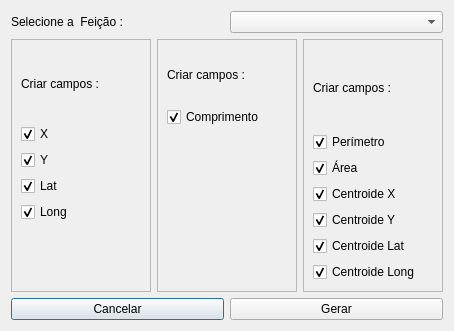
<?xml version="1.0" encoding="UTF-8"?>
<ui version="4.0">
 <class>Dialog</class>
 <widget class="QDialog" name="Dialog">
  <property name="geometry">
   <rect>
    <x>0</x>
    <y>0</y>
    <width>454</width>
    <height>331</height>
   </rect>
  </property>
  <property name="windowTitle">
   <string>Gerador de Campos Virtuais</string>
  </property>
  <layout class="QVBoxLayout" name="verticalLayout_5">
   <item>
    <layout class="QHBoxLayout" name="horizontalLayout_2">
     <item>
      <widget class="QLabel" name="label">
       <property name="text">
        <string>Selecione a  Feição :</string>
       </property>
      </widget>
     </item>
     <item>
      <widget class="QComboBox" name="layersCombo"/>
     </item>
    </layout>
   </item>
   <item>
    <layout class="QHBoxLayout" name="horizontalLayout">
     <item>
      <widget class="QFrame" name="pointFrame">
       <property name="frameShape">
        <enum>QFrame::StyledPanel</enum>
       </property>
       <property name="frameShadow">
        <enum>QFrame::Raised</enum>
       </property>
       <layout class="QVBoxLayout" name="verticalLayout_2">
        <item>
         <widget class="QLabel" name="label_2">
          <property name="text">
           <string>Criar campos :</string>
          </property>
         </widget>
        </item>
        <item>
         <widget class="QCheckBox" name="checkBox">
          <property name="text">
           <string>X</string>
          </property>
          <property name="checked">
           <bool>true</bool>
          </property>
         </widget>
        </item>
        <item>
         <widget class="QCheckBox" name="checkBox_2">
          <property name="text">
           <string>Y</string>
          </property>
          <property name="checked">
           <bool>true</bool>
          </property>
         </widget>
        </item>
        <item>
         <widget class="QCheckBox" name="checkBox_3">
          <property name="text">
           <string>Lat</string>
          </property>
          <property name="checked">
           <bool>true</bool>
          </property>
         </widget>
        </item>
        <item>
         <widget class="QCheckBox" name="checkBox_4">
          <property name="text">
           <string>Long</string>
          </property>
          <property name="checked">
           <bool>true</bool>
          </property>
         </widget>
        </item>
        <item>
         <spacer name="verticalSpacer_2">
          <property name="orientation">
           <enum>Qt::Vertical</enum>
          </property>
          <property name="sizeType">
           <enum>QSizePolicy::Fixed</enum>
          </property>
          <property name="sizeHint" stdset="0">
           <size>
            <width>20</width>
            <height>60</height>
           </size>
          </property>
         </spacer>
        </item>
       </layout>
      </widget>
     </item>
     <item>
      <widget class="QFrame" name="lineFrame">
       <property name="frameShape">
        <enum>QFrame::StyledPanel</enum>
       </property>
       <property name="frameShadow">
        <enum>QFrame::Raised</enum>
       </property>
       <layout class="QVBoxLayout" name="verticalLayout_3">
        <item>
         <widget class="QLabel" name="label_3">
          <property name="text">
           <string>Criar campos :</string>
          </property>
         </widget>
        </item>
        <item>
         <widget class="QCheckBox" name="checkBox_5">
          <property name="text">
           <string>Comprimento</string>
          </property>
          <property name="checked">
           <bool>true</bool>
          </property>
         </widget>
        </item>
        <item>
         <spacer name="verticalSpacer">
          <property name="orientation">
           <enum>Qt::Vertical</enum>
          </property>
          <property name="sizeType">
           <enum>QSizePolicy::Fixed</enum>
          </property>
          <property name="sizeHint" stdset="0">
           <size>
            <width>20</width>
            <height>155</height>
           </size>
          </property>
         </spacer>
        </item>
       </layout>
      </widget>
     </item>
     <item>
      <widget class="QFrame" name="areaFrame">
       <property name="frameShape">
        <enum>QFrame::StyledPanel</enum>
       </property>
       <property name="frameShadow">
        <enum>QFrame::Raised</enum>
       </property>
       <layout class="QVBoxLayout" name="verticalLayout_4">
        <item>
         <widget class="QLabel" name="label_4">
          <property name="text">
           <string>Criar campos :</string>
          </property>
         </widget>
        </item>
        <item>
         <widget class="QCheckBox" name="checkBox_6">
          <property name="text">
           <string>Perímetro</string>
          </property>
          <property name="checked">
           <bool>true</bool>
          </property>
         </widget>
        </item>
        <item>
         <widget class="QCheckBox" name="checkBox_7">
          <property name="text">
           <string>Área</string>
          </property>
          <property name="checked">
           <bool>true</bool>
          </property>
         </widget>
        </item>
        <item>
         <widget class="QCheckBox" name="checkBox_8">
          <property name="text">
           <string>Centroide X</string>
          </property>
          <property name="checked">
           <bool>true</bool>
          </property>
         </widget>
        </item>
        <item>
         <widget class="QCheckBox" name="checkBox_9">
          <property name="text">
           <string>Centroide Y</string>
          </property>
          <property name="checked">
           <bool>true</bool>
          </property>
         </widget>
        </item>
        <item>
         <widget class="QCheckBox" name="checkBox_10">
          <property name="text">
           <string>Centroide Lat</string>
          </property>
          <property name="checked">
           <bool>true</bool>
          </property>
         </widget>
        </item>
        <item>
         <widget class="QCheckBox" name="checkBox_11">
          <property name="text">
           <string>Centroide Long</string>
          </property>
          <property name="checked">
           <bool>true</bool>
          </property>
         </widget>
        </item>
       </layout>
      </widget>
     </item>
    </layout>
   </item>
   <item>
    <layout class="QHBoxLayout" name="horizontalLayout_3">
     <item>
      <widget class="QPushButton" name="cancelButton">
       <property name="text">
        <string>Cancelar</string>
       </property>
      </widget>
     </item>
     <item>
      <widget class="QPushButton" name="okButton">
       <property name="text">
        <string>Gerar</string>
       </property>
      </widget>
     </item>
    </layout>
   </item>
  </layout>
 </widget>
 <resources/>
 <connections/>
</ui>
